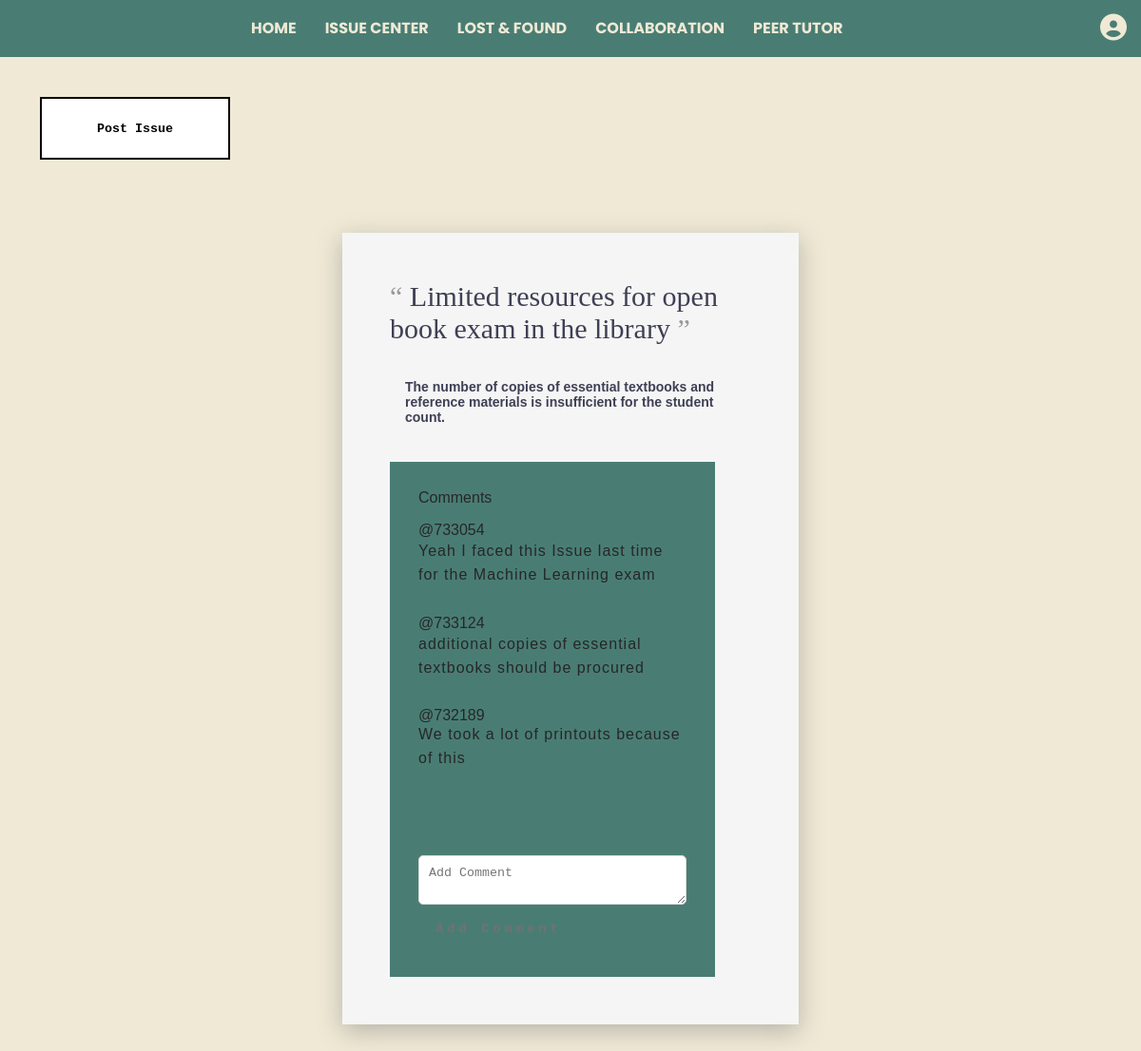
/issuecentral/, run on the app's committed database.
### wordleapp/models.py (models this page shows, shortened)
class Issue1(models.Model):
    issue_name = models.CharField(max_length=255)
    issue_descr = models.CharField(max_length=255)
    comment1 = models.CharField(max_length=255)
    comment2 = models.CharField(max_length=255)
    comment3 = models.CharField(max_length=255)
    comment4 = models.CharField(max_length=255)
    comment5 = models.CharField(max_length=255)

### wordleapp/views.py (the view)
# urls.py: path('issuecentral/', views.issue_central, name='issue_central'),
def issue_central(request):
    if request.method == 'POST':
        issue_name = request.POST.get('issue_name')
        issue_descr = request.POST.get('issue_descr')
        issue = Issue1(issue_name=issue_name, issue_descr=issue_descr)
        issue.save()
    issues = Issue1.objects.all()
    return render(request, "wordleapp/issue_central.html", {'issues' : issues})

### wordleapp/templates/wordleapp/issue_central.html (shortened to what this page needs)
<!DOCTYPE html>
<html lang="en">
  <head>
    {% load static %}
    <link rel="stylesheet" href="../../static/wordleapp/issuecentral.css" />
  <link rel="stylesheet" href="https://cdnjs.cloudflare.com/ajax/libs/font-awesome/6.5.1/css/all.min.css">
  </head>
  <body>
    <nav class="navbar">
        <div class="nav-container">
          <ul class="nav-menu" style="color: #EFE9D5; justify-content: space-between;">
            <li><a href="http://127.0.0.1:8000/home/">Home</a></li>
              <li><a href="http://127.0.0.1:8000/issuecentral/">Issue Center</a></li>
              <li><a href="http://127.0.0.1:8000/lostandfound/">Lost & Found</a></li>
              <li><a href="http://127.0.0.1:8000/collaboration/">Collaboration</a></li>
              <li><a href="http://127.0.0.1:8000/peertutor/">Peer Tutor</a></li>
          </ul>
          <div class="profile-icon">
            <i class="fa-solid fa-user-circle"></i>
          </div>
        </div>
      </nav>
      <div style="display:flex; flex-direction: row; justify-content: space-between; align-items: center; margin:3%; z-index: -1;">
        <a href="http://127.0.0.1:8000/issueform/">
            <button>
              <span aria-hidden="true">Post Issue</span>
              <span>Post Issue</span>
            </button>
            </a>
      </div>
    <div style="display:flex; flex-direction: column; justify-content: space-between; align-items: center; margin:3%; z-index: -1;">
    {% for issue in issues %}
    <main class="l-card">
        <section class="l-card__text">
            <p>
                {{ issue.issue_name }}
            </p>
        </section>
        <section class="l-card__user">
            <div class="l-card__userInfo">
                <span>{{ issue.issue_descr }}</span>
            </div>
        </section>
        <br>
        <br>
        <div class="containerc" style="width: 90%;">
            <div class="comments-section">
                <div class="row">
                    <div class="comment-post">
                        <p>Comments </p>
                        <div class="col-xs-9">
                            <br>
                            <p1>@733054</p1>
                            <p class="comment-content">{{ issue.comment1 }}</p>
                        </div>
                    </div>
                    <div class="comment-post">
                        <div class="col-xs-9">
                            <p1>@733124</p1>
                            <p class="comment-content">{{ issue.comment2 }}</p>
                        </div>
                    </div>
                    <div class="comment-post">
                        <div class="col-xs-9">
                            <p>@732189</p>
                            <p class="comment-content">{{ issue.comment3 }}</p>
                        </div>
                    </div>
                    <div class="comment-post">
                        <div class="col-xs-9">
                            <p class="comment-content">{{ issue.comment4 }}</p>
                        </div>
                    </div>
                    <div class="comment-post">
                        <div class="col-xs-9">
                            <p class="comment-content">{{ issue.comment5 }}</p>
                        </div>
                    </div>
                    <div class="comment-add">
                        <div class="col-xs-12">
                            <form action="{% url 'process_comment' %}" method='post'>
                            <textarea name="comment" placeholder="Add Comment"></textarea>
                            <button class="btn btn-default pull-right" type="submit">Add Comment</button></form>
                        </div>
                    </div>
                </div>
            </div>
        </div>
    </main>
    {% endfor %}
</div>
    </body>
</html>

### wordleapp/static/wordleapp/issuecentral.css (style rules this page uses)
body { font-family: 'lato', sans-serif; background-color: #EFE9D5; width: 100%; max-width: 100% }
* { margin: 0; padding: 0; box-sizing: border-box; }
:root { --bg-color-1: #ffffff; --bg-color-2: #497D74; --bg-color-3: #71BBB2; --padding: 1rem 4rem; --font-family: monospace; --step: 0.5rem; }
button { --active: 0; color: rgb(0, 0, 0); border-radius: 4px; position: relative; cursor: pointer; font-family: var(--font-family); font-weight: bold; border: 0; background: transparent; padding: 0; margin: 3%; }
button span:first-of-type { padding: var(--padding); }
button span:not(:first-of-type) { position: absolute; }
[aria-hidden] { color: transparent; }
button span { inset: 0; display: grid; background: var(--bg); place-items: center; transition: 0.2s ease; border: 2px solid black; translate: calc((var(--active) * var(--coefficient, 0)) * (var(--step) * -1)) calc((var(--active) * var(--coefficient, 0)) * (var(--step) * -1)) ; }
span:nth-of-type(1) { --bg: var(--bg-color-3); }
span:nth-of-type(3) { --coefficient: 2; --bg: var(--bg-color-1); }
.containerc { background: #497D74; padding: 30px; margin-top: 1%; }
.comments-section p { line-height: 15px; }
.comments-section .comment-content { font-size: 16px; font-weight: 100; padding-bottom: 30px; line-height: 25px; letter-spacing: 1px; }
.comments-section textarea { width: 100%; height: 5%; border: 1px solid #d9d9d9; border-radius: 5px; padding: 10px; }
.comments-section .btn { padding: 5px 10px; color: #727272; letter-spacing: 4px; }
.l-card { width: auto; min-width: 360px; max-width: 480px; height: auto; background: #f5f5f5; color: #272727; padding: 50px; box-shadow: 0px 7px 24px rgba(100, 100, 100, 0.4); margin-top: 3%; }
.l-card__text p { font-size: 30px; font-family: "Vollkorn", serif; font-weight: 400; color: #3f3f55; text-align: left; }
.l-card__text p::after { content: "\201D"; display: inline; color: #999; }
.l-card__text p::before { content: "\201C"; display: inline; color: #999; }
.l-card__user { display: flex; flex-direction: row; padding-top: 24px; margin-top: 12px; align-items: center; }
.l-card__userInfo { display: flex; flex-direction: column; margin-left: 16px; }
.l-card__userInfo span:nth-child(1) { font-weight: bold; font-family: sans-serif; font-size: 14px; color: #3f3f55; }

### wordleapp/templates/wordleapp/issue_central.html (style rules this page uses)
* { margin: 0; padding: 0; box-sizing: border-box; }
body { font-family: Arial, sans-serif; background-color: #EFE9D5; color: #333; }
.navbar { background-color: #497D74; padding: 15px; position: sticky; top: 0; color: #EFE9D5; height: 60px; z-index: 100; }
.nav-container { display: flex; color: #EFE9D5; justify-content: space-between; align-items: center; margin-left: 20%; }
.nav-menu { display: flex; color: #EFE9D5; list-style: none; }
.nav-menu li { margin: 0 15px; color: #EFE9D5; font-family: "Poppins", sans-serif; }
.nav-menu a { text-decoration: none; font-size: 16px; text-transform: uppercase; font-weight: bold; transition: color 0.3s ease; color: #EFE9D5; }
.profile-icon i { font-size: 28px; color: #EFE9D5; cursor: pointer; }

### data on the page
Issue1: issue_name "Limited resources for open book exam in the library", issue_descr "The number of copies of essential textbooks and reference materials is insufficient for the student count.", comment1 "Yeah I faced this Issue last time for the Machine Learning exam", comment2 "additional copies of essential textbooks should be procured", comment3 "We took a lot of printouts because of this"
